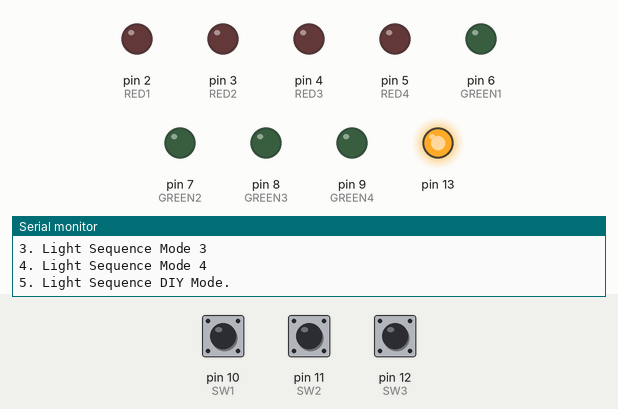
The sketch below on a simulated Arduino Uno, built with avr-gcc and run on an emulated ATmega328P. On the bench: output pins drawn as LEDs (lit = HIGH), the last lines printed to the serial monitor. The inputs (shaded band) are chosen by the test bench; at power-on: pin 10 (SW1) HIGH, pin 11 (SW2) HIGH, pin 12 (SW3) HIGH.

Above: at 1.2 s.
1.3 s: pin 10 (SW1) pulled LOW for 0.15 s
At 2.1 s:
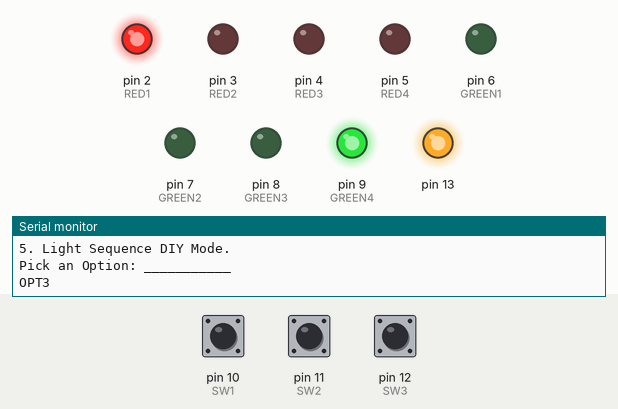
At 3.7 s:
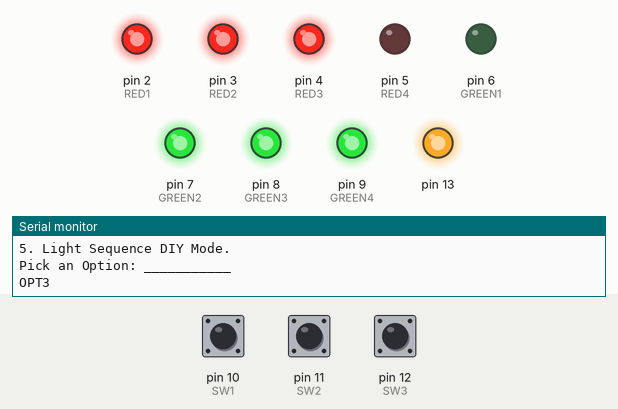
4.4 s: pin 11 (SW2) pulled LOW for 3.2 s
10.6 s: pin 11 (SW2) pulled LOW for 1 s
At 12.1 s:
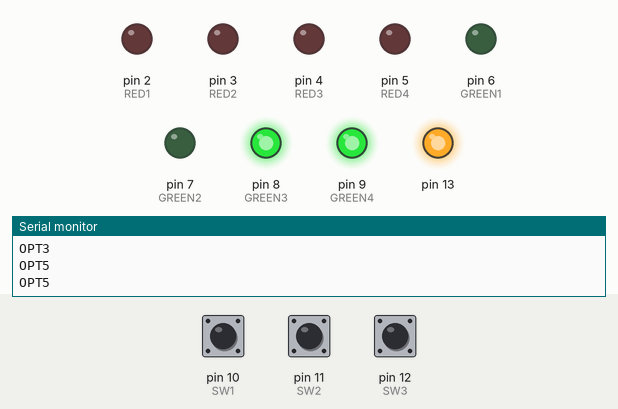
14.6 s: pin 10 (SW1) pulled LOW for 1 s
At 17.1 s:
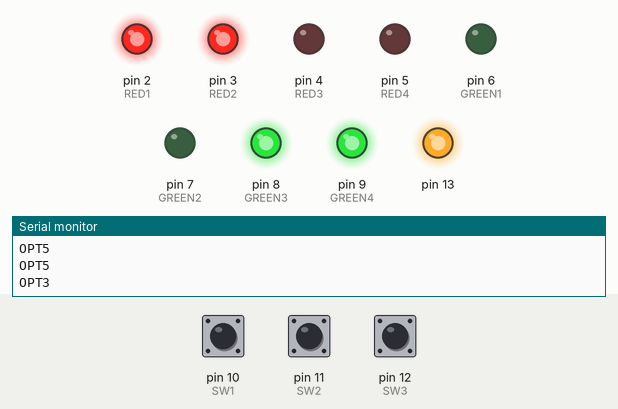
18.6 s: pin 10 (SW1) pulled LOW for 3.2 s
24.8 s: pin 10 (SW1) driven LOW and pin 11 (SW2) driven LOW
Timing chart, 0 to 31.8 s (numbered marks = the images above; inputs shaded):
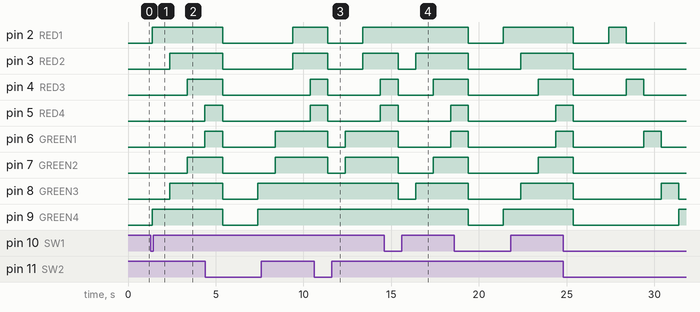

The sketch:

LAB4.5.ino
```cpp
int RED1 = 2;
int RED2 = 3;
int RED3 = 4;
int RED4 = 5;

int GREEN1 = 6;
int GREEN2 = 7;
int GREEN3 = 8;
int GREEN4 = 9;

int SW1 = 10;
int SW2 = 11;
int SW3 = 12;

void offAll(){
  digitalWrite(RED1, LOW);
  digitalWrite(RED2, LOW);
  digitalWrite(RED3, LOW);
  digitalWrite(RED4, LOW);

  digitalWrite(GREEN1, LOW);
  digitalWrite(GREEN2, LOW);
  digitalWrite(GREEN3, LOW);
  digitalWrite(GREEN4, LOW);
}

void Menu(){
  Serial.println("<<<<RUNNING LIGHTS EFFECTS MENU>>>>");
  Serial.println("1. Light Sequence Mode 1");
  Serial.println("2. Light Sequence Mode 2");
  Serial.println("3. Light Sequence Mode 3");
  Serial.println("4. Light Sequence Mode 4");
  Serial.println("5. Light Sequence DIY Mode.");
  Serial.println("Pick an Option: ___________");

  offAll();
  while(digitalRead(SW1) == LOW && digitalRead(SW2) == LOW && digitalRead(SW3) == LOW){}
}


void setup() {
  // put your setup code here, to run once:
  Serial.begin(9600);
  pinMode(RED1, OUTPUT);
  pinMode(RED2, OUTPUT);
  pinMode(RED3, OUTPUT);
  pinMode(RED4, OUTPUT);

  pinMode(GREEN1, OUTPUT);
  pinMode(GREEN2, OUTPUT);
  pinMode(GREEN3, OUTPUT);
  pinMode(GREEN4, OUTPUT);

  pinMode(SW1, INPUT);
  pinMode(SW2, INPUT);
  pinMode(SW3, INPUT);
  pinMode(13, OUTPUT);
  digitalWrite(13, HIGH);
}

void loop() {
  // put your main code here, to run repeatedly:

  if(digitalRead(SW1) == LOW && digitalRead(SW2) == LOW && digitalRead(SW3) == HIGH){
    Serial.println("OPT1");
    digitalWrite(RED1, HIGH);
    delay(1000);
    digitalWrite(RED1, LOW);
    digitalWrite(RED3, HIGH);
    delay(1000);
    digitalWrite(RED3, LOW);
    digitalWrite(GREEN1, HIGH);
    delay(1000);
    digitalWrite(GREEN1, LOW);
    digitalWrite(GREEN3, HIGH);
    delay(1000);
    digitalWrite(GREEN3, LOW);
    digitalWrite(GREEN4, HIGH);
    delay(1000);
    digitalWrite(GREEN4, LOW);
    digitalWrite(GREEN2, HIGH);
    delay(1000);
    digitalWrite(GREEN2, LOW);
    digitalWrite(RED4, HIGH);
    delay(1000);
    digitalWrite(RED4, LOW);
    digitalWrite(RED2, HIGH);
    delay(1000);
    digitalWrite(RED2, LOW);
    delay(2000);
  }

  else if(digitalRead(SW1) == LOW && digitalRead(SW2) == HIGH && digitalRead(SW3) == LOW){
    Serial.println("OPT2");
    digitalWrite(GREEN1, HIGH);
    digitalWrite(RED4, HIGH);
    delay(1000);
    digitalWrite(GREEN2, HIGH);
    digitalWrite(RED3, HIGH);
    delay(1000);
    digitalWrite(GREEN3, HIGH);
    digitalWrite(RED2, HIGH);
    delay(1000);
    digitalWrite(GREEN4, HIGH);
    digitalWrite(RED1, HIGH);
    delay(1000);
    offAll();
    delay(2000);
  }

  else if(digitalRead(SW1) == LOW && digitalRead(SW2) == HIGH && digitalRead(SW3) == HIGH){
    Serial.println("OPT3");
    digitalWrite(GREEN4, HIGH);
    digitalWrite(RED1, HIGH);
    delay(1000);
    digitalWrite(GREEN3, HIGH);
    digitalWrite(RED2, HIGH);
    delay(1000);
    digitalWrite(GREEN2, HIGH);
    digitalWrite(RED3, HIGH);
    delay(1000);
    digitalWrite(GREEN1, HIGH);
    digitalWrite(RED4, HIGH);
    delay(1000);
    offAll();
    delay(2000);
  }

  else if(digitalRead(SW1) == HIGH && digitalRead(SW2) == LOW && digitalRead(SW3) == LOW){
    Serial.println("OPT4");
    digitalWrite(RED2, HIGH);
    digitalWrite(RED1, HIGH);
    delay(1000);
    digitalWrite(RED3, HIGH);
    digitalWrite(RED4, HIGH);
    delay(1000);
    digitalWrite(GREEN1, HIGH);
    digitalWrite(GREEN2, HIGH);
    delay(1000);
    digitalWrite(GREEN3, HIGH);
    digitalWrite(GREEN4, HIGH);
    delay(1000);

    digitalWrite(GREEN3, LOW);
    digitalWrite(GREEN4, LOW);
    delay(1000);
    digitalWrite(GREEN1, LOW);
    digitalWrite(GREEN2, LOW);
    delay(1000);
    digitalWrite(RED3, LOW);
    digitalWrite(RED4, LOW);
    delay(1000);
    digitalWrite(RED1, LOW);
    digitalWrite(RED2, LOW);
    delay(1000);
    offAll();

  }

  else if(digitalRead(SW1) == HIGH && digitalRead(SW2) == LOW && digitalRead(SW3) == HIGH){
    Serial.println("OPT5");
    digitalWrite(GREEN3, HIGH);
    digitalWrite(GREEN4, HIGH);
    delay(1000);
    digitalWrite(GREEN1, HIGH);
    digitalWrite(GREEN2, HIGH);
    delay(1000);
    digitalWrite(RED1, HIGH);
    digitalWrite(RED2, HIGH);
    delay(1000);
    digitalWrite(RED3, HIGH);
    digitalWrite(RED4, HIGH);
    delay(1000);
    offAll();
  }

  else{
    Menu();
  }
}
```

Measured:
- after the input at 1.3 s, pin 2 (RED1), pin 9 (GREEN4): LOW → HIGH after 0.09 s; pin 3 (RED2), pin 8 (GREEN3): LOW → HIGH after 1.1 s; pin 4 (RED3), pin 7 (GREEN2): LOW → HIGH after 2.1 s; pin 5 (RED4), pin 6 (GREEN1): LOW → HIGH after 3.1 s
- after the input at 10.6 s, pin 8 (GREEN3), pin 9 (GREEN4): stays HIGH (without the input it goes to LOW after 0.79 s)
- after the input at 14.6 s, pin 2 (RED1), pin 9 (GREEN4): stays HIGH (without the input it goes to LOW after 0.79 s)
